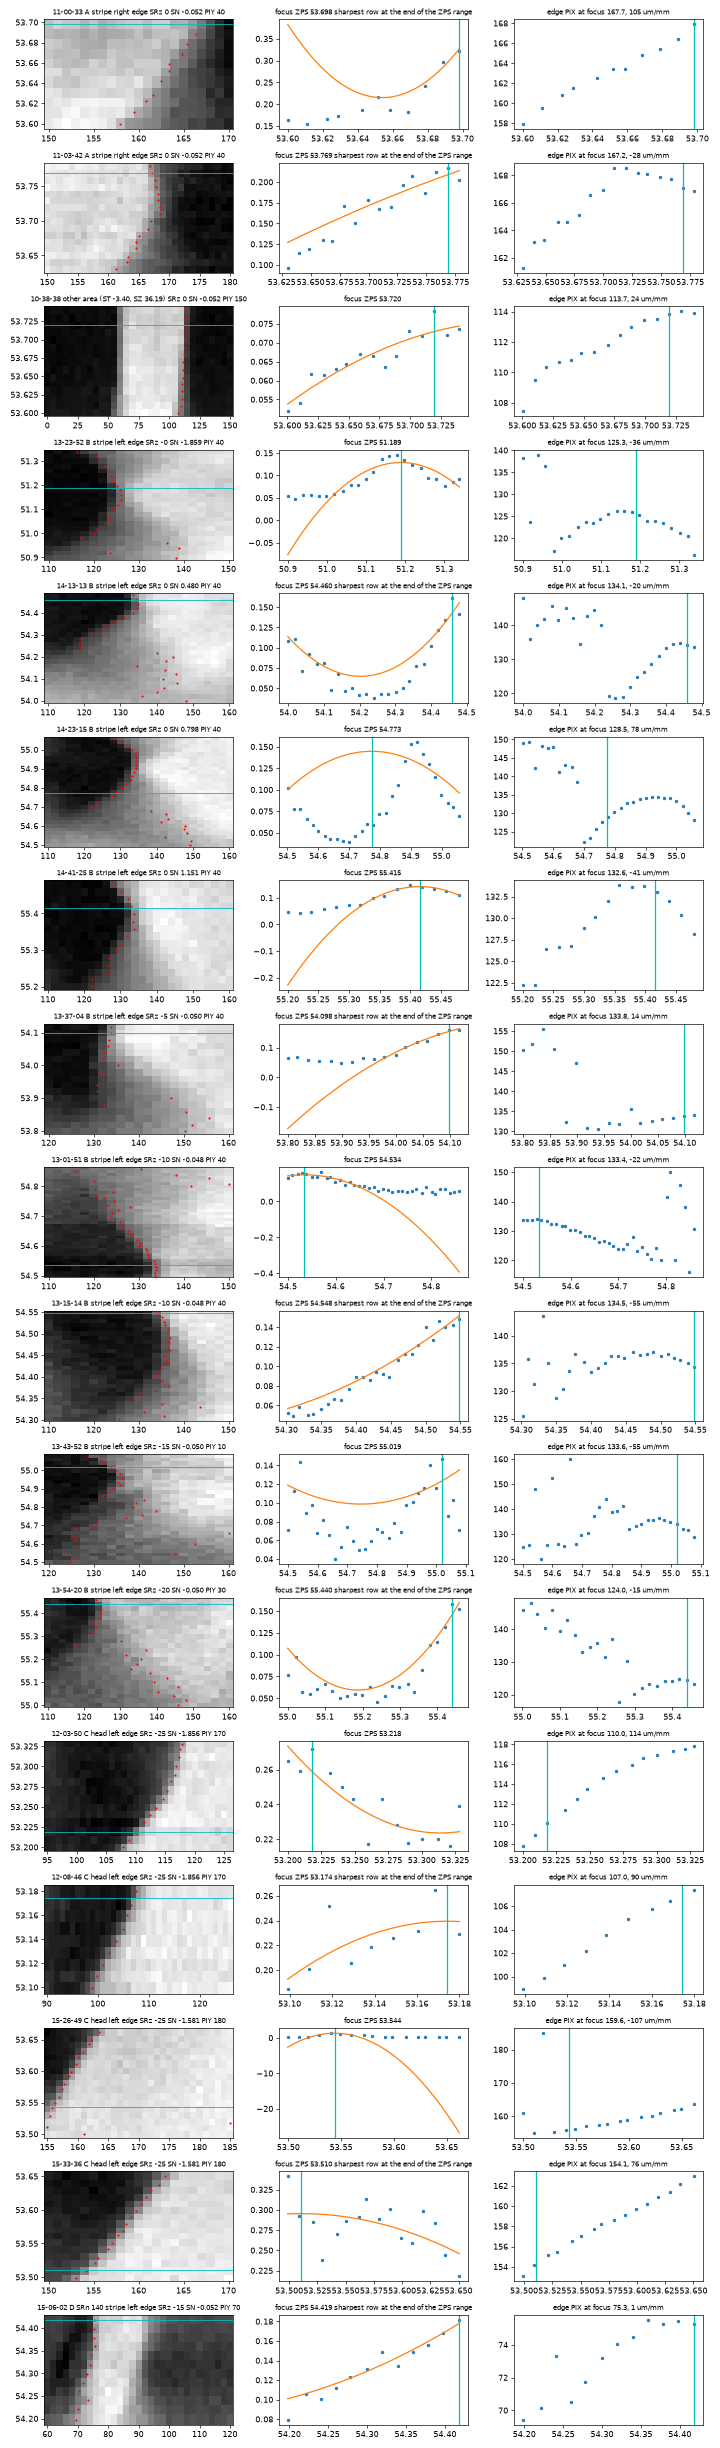

Write the Python code that produced this figure.
"""Edge analysis of the fine PIX x ZPS scans (ZPS step 0.01 / 0.02, clear edge).

Per ZPS row (only points really measured: finite timestamps): position of the steepest edge of the expected sign
(max of the gradient, parabola-refined) and its sharpness = max gradient / step height (1/um). Focus = vertex of a
parabola through sharpness(ZPS) around its maximum; edge PIX at focus from a local linear fit of position(ZPS)."""
import json
from pathlib import Path

import h5py
import matplotlib
import numpy as np
from scipy.ndimage import gaussian_filter1d

matplotlib.use("Agg")
import matplotlib.pyplot as plt

D = Path(r"D:\Codes\ANTARES-stage-alignment-main\CavData")
OUT = Path(__file__).parent
# tag: (PIX window, edge sign along +PIX, edge label)
SCANS = {
    "11-00-33": ((150, 170), -1, "A stripe right edge"),
    "11-03-42": ((155, 180), -1, "A stripe right edge"),
    "10-38-38": ((95, 130), -1, "other area (ST -3.40, SZ 36.19)"),
    "13-23-52": ((115, 150), +1, "B stripe left edge"),
    "14-13-13": ((110, 160), +1, "B stripe left edge"),
    "14-23-15": ((110, 160), +1, "B stripe left edge"),
    "14-41-25": ((110, 160), +1, "B stripe left edge"),
    "13-37-04": ((125, 160), +1, "B stripe left edge"),
    "13-01-51": ((115, 150), +1, "B stripe left edge"),
    "13-15-14": ((115, 150), +1, "B stripe left edge"),
    "13-43-52": ((120, 160), +1, "B stripe left edge"),
    "13-54-20": ((110, 160), +1, "B stripe left edge"),
    "12-03-50": ((95, 126), +1, "C head left edge"),
    "12-08-46": ((90, 126), +1, "C head left edge"),
    "15-26-49": ((150, 185), +1, "C head left edge"),
    "15-33-36": ((150, 170), +1, "C head left edge"),
    "15-06-02": ((60, 86), +1, "D SRn 140 stripe left edge"),
}


def motors(f, e):
    g = lambda p: float(np.asarray(f[f"{e}/ANTARES/{p}"][()]).reshape(-1)[0])  # noqa: E731
    out = {m: g(f"i12-m-cx1-ex-sample-mt_{m}/position") for m in ("st", "sn", "sz", "srn", "srz")}
    out["piy"] = g("PI/PI_Y")
    return out


def read(tag):
    with h5py.File(D / f"Cav_2026-11-15_{tag}.nxs", "r") as f:
        e = [k for k in f if "scan_data" in f[k]][0]
        sd = f[e]["scan_data"]
        img = np.asarray(sd["data_12"][()], float).sum(axis=(2, 3))
        ts = np.asarray(sd["sensors_rel_timestamps"][()], float)
        zps = np.asarray(sd["actuator_2_1"][()], float)
        tx = np.asarray(sd["trajectory_1_1"][()], float)
        m = motors(f, e)
    ok = np.isfinite(ts).all(axis=1) & np.isfinite(zps)
    return img[ok], zps[ok], tx, m


def edge_of_row(x, prof, sign):
    p = gaussian_filter1d(prof, 0.7) * sign
    g = np.gradient(p, x)
    k = int(np.argmax(g))
    k = min(max(k, 1), len(x) - 2)
    a, b, c = g[k - 1], g[k], g[k + 1]
    den = a - 2 * b + c
    dx = 0.5 * (a - c) / den if den != 0 else 0.0
    dx = float(np.clip(dx, -1, 1))
    pos = x[k] + dx * (x[1] - x[0])
    height = np.percentile(p, 90) - np.percentile(p, 10)
    return pos, b / height if height > 0 else 0.0


def analyse(tag):
    (lo, hi), sign, label = SCANS[tag]
    img, zps, x, m = read(tag)
    sel = (x >= lo) & (x <= hi)
    xs = x[sel]
    rows = np.array([(z, *edge_of_row(xs, prof, sign)) for z, prof in zip(zps, img[:, sel])])
    z, pos, sh = rows.T
    order = np.argsort(z)
    z, pos, sh = z[order], pos[order], sh[order]
    kmax = int(np.argmax(sh))
    top = sh > 0.6 * sh.max()
    flag = ""
    if top.sum() >= 3:
        c = np.polyfit(z[top], sh[top], 2)
        zf = -c[1] / (2 * c[0]) if c[0] < 0 else z[kmax]
        if not (z[top].min() <= zf <= z[top].max()):
            zf = z[kmax]
    else:
        c, zf = None, z[kmax]
    if kmax <= 1 or kmax >= len(z) - 2:
        flag = "sharpest row at the end of the ZPS range"
    near = np.abs(z - zf) <= 0.045
    if near.sum() >= 3:
        cx = np.polyfit(z[near], pos[near], 1)
    else:
        cx = np.array([0.0, pos[kmax]])
    pf = float(np.polyval(cx, zf))
    scat = float(np.std(pos[near] - np.polyval(cx, z[near]))) if near.sum() >= 3 else float("nan")
    return dict(tag=tag, label=label, **m, zps_focus=float(zf), pix_edge=pf, slope_um_per_mm=float(cx[0]),
                sharp_max=float(sh.max()), edge_scatter_um=scat, flag=flag, z=z.tolist(), pos=pos.tolist(),
                sharp=sh.tolist(), zrange=[float(z.min()), float(z.max())]), (img, zps, x, c)


if __name__ == "__main__":
    res = []
    fig, axs = plt.subplots(len(SCANS), 3, figsize=(12, 2.4 * len(SCANS)))
    for row, tag in zip(axs, SCANS):
        r, (img, zps, x, c) = analyse(tag)
        res.append(r)
        a0, a1, a2 = row
        a0.pcolormesh(x, zps, img, shading="nearest", cmap="gray")
        a0.plot(r["pos"], r["z"], "r.", ms=3)
        a0.axhline(r["zps_focus"], color="c", lw=1)
        a0.set_title(f"{tag} {r['label']} SRz {r['srz']:.0f} SN {r['sn']:.3f} PIY {r['piy']:.0f}", fontsize=8)
        a1.plot(r["z"], r["sharp"], "o", ms=3)
        if c is not None:
            zz = np.linspace(min(r["z"]), max(r["z"]), 60)
            a1.plot(zz, np.polyval(c, zz), "-")
        a1.axvline(r["zps_focus"], color="c")
        a1.set_title(f"focus ZPS {r['zps_focus']:.3f} {r['flag']}", fontsize=8)
        a2.plot(r["z"], r["pos"], "o", ms=3)
        a2.axvline(r["zps_focus"], color="c")
        a2.set_title(f"edge PIX at focus {r['pix_edge']:.1f}, {r['slope_um_per_mm']:.0f} um/mm", fontsize=8)
        print(f"{tag} {r['label'][:22]:22s} SRn {r['srn']:.0f} SRz {r['srz']:6.1f} SN {r['sn']:7.4f} ST {r['st']:8.4f} "
              f"SZ {r['sz']:.3f} PIY {r['piy']:4.0f} | ZPS {r['zrange'][0]:.2f}-{r['zrange'][1]:.2f} focus "
              f"{r['zps_focus']:.3f} edge PIX {r['pix_edge']:6.1f} (+-{r['edge_scatter_um']:.1f}) "
              f"{r['slope_um_per_mm']:5.0f} um/mm {r['flag']}")
    fig.tight_layout()
    fig.savefig(OUT / "cav_edges.png", dpi=60)
    (OUT / "cav_edges.json").write_text(json.dumps(res, indent=1), encoding="utf-8")
